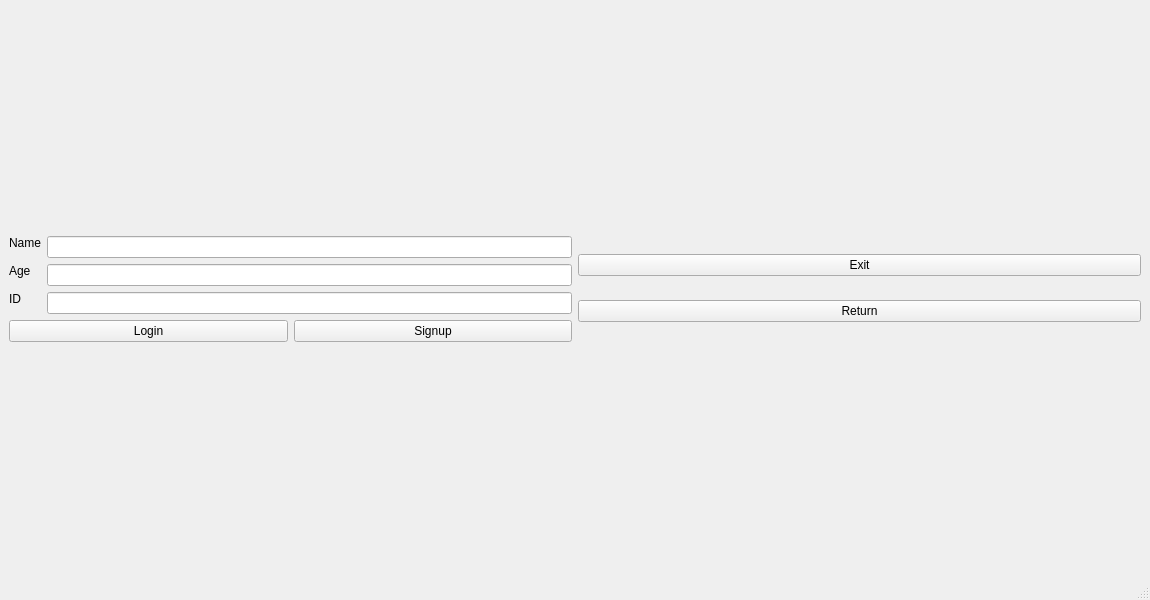
<?xml version="1.0" encoding="UTF-8"?>
<ui version="4.0">
 <class>MainWindow</class>
 <widget class="QMainWindow" name="MainWindow">
  <property name="geometry">
   <rect>
    <x>0</x>
    <y>0</y>
    <width>1150</width>
    <height>600</height>
   </rect>
  </property>
  <property name="windowTitle">
   <string>MainWindow</string>
  </property>
  <widget class="QWidget" name="centralwidget">
   <layout class="QGridLayout" name="gridLayout_2">
    <item row="0" column="0">
     <layout class="QVBoxLayout" name="verticalLayout_2">
      <item>
       <layout class="QFormLayout" name="formLayout">
        <item row="0" column="0">
         <widget class="QLabel" name="label">
          <property name="sizePolicy">
           <sizepolicy hsizetype="Expanding" vsizetype="Fixed">
            <horstretch>0</horstretch>
            <verstretch>0</verstretch>
           </sizepolicy>
          </property>
          <property name="text">
           <string>Name</string>
          </property>
         </widget>
        </item>
        <item row="0" column="1">
         <widget class="QLineEdit" name="lineEdit">
          <property name="sizePolicy">
           <sizepolicy hsizetype="Expanding" vsizetype="Fixed">
            <horstretch>0</horstretch>
            <verstretch>0</verstretch>
           </sizepolicy>
          </property>
         </widget>
        </item>
        <item row="1" column="0">
         <widget class="QLabel" name="label_2">
          <property name="sizePolicy">
           <sizepolicy hsizetype="Expanding" vsizetype="Fixed">
            <horstretch>0</horstretch>
            <verstretch>0</verstretch>
           </sizepolicy>
          </property>
          <property name="text">
           <string>Age</string>
          </property>
         </widget>
        </item>
        <item row="1" column="1">
         <widget class="QLineEdit" name="lineEdit_2">
          <property name="sizePolicy">
           <sizepolicy hsizetype="Expanding" vsizetype="Fixed">
            <horstretch>0</horstretch>
            <verstretch>0</verstretch>
           </sizepolicy>
          </property>
         </widget>
        </item>
        <item row="2" column="0">
         <widget class="QLabel" name="label_3">
          <property name="sizePolicy">
           <sizepolicy hsizetype="Expanding" vsizetype="Fixed">
            <horstretch>0</horstretch>
            <verstretch>0</verstretch>
           </sizepolicy>
          </property>
          <property name="text">
           <string>ID</string>
          </property>
         </widget>
        </item>
        <item row="2" column="1">
         <widget class="QLineEdit" name="lineEdit_3">
          <property name="sizePolicy">
           <sizepolicy hsizetype="Expanding" vsizetype="Fixed">
            <horstretch>0</horstretch>
            <verstretch>0</verstretch>
           </sizepolicy>
          </property>
         </widget>
        </item>
       </layout>
      </item>
      <item>
       <layout class="QHBoxLayout" name="horizontalLayout_2">
        <item>
         <widget class="QPushButton" name="pushButton_2">
          <property name="sizePolicy">
           <sizepolicy hsizetype="Minimum" vsizetype="Fixed">
            <horstretch>0</horstretch>
            <verstretch>0</verstretch>
           </sizepolicy>
          </property>
          <property name="text">
           <string>Login</string>
          </property>
         </widget>
        </item>
        <item>
         <widget class="QPushButton" name="pushButton">
          <property name="sizePolicy">
           <sizepolicy hsizetype="Minimum" vsizetype="Fixed">
            <horstretch>0</horstretch>
            <verstretch>0</verstretch>
           </sizepolicy>
          </property>
          <property name="text">
           <string>Signup</string>
          </property>
         </widget>
        </item>
       </layout>
      </item>
     </layout>
    </item>
    <item row="0" column="1">
     <layout class="QVBoxLayout" name="verticalLayout_3">
      <item>
       <widget class="QPushButton" name="pushButton_3">
        <property name="sizePolicy">
         <sizepolicy hsizetype="Expanding" vsizetype="Fixed">
          <horstretch>0</horstretch>
          <verstretch>0</verstretch>
         </sizepolicy>
        </property>
        <property name="text">
         <string>Exit</string>
        </property>
       </widget>
      </item>
      <item>
       <widget class="QPushButton" name="pushButton_4">
        <property name="sizePolicy">
         <sizepolicy hsizetype="Expanding" vsizetype="Fixed">
          <horstretch>0</horstretch>
          <verstretch>0</verstretch>
         </sizepolicy>
        </property>
        <property name="text">
         <string>Return</string>
        </property>
       </widget>
      </item>
     </layout>
    </item>
   </layout>
  </widget>
  <widget class="QMenuBar" name="menubar">
   <property name="geometry">
    <rect>
     <x>0</x>
     <y>0</y>
     <width>1150</width>
     <height>23</height>
    </rect>
   </property>
  </widget>
  <widget class="QStatusBar" name="statusbar"/>
 </widget>
 <resources/>
 <connections/>
</ui>
